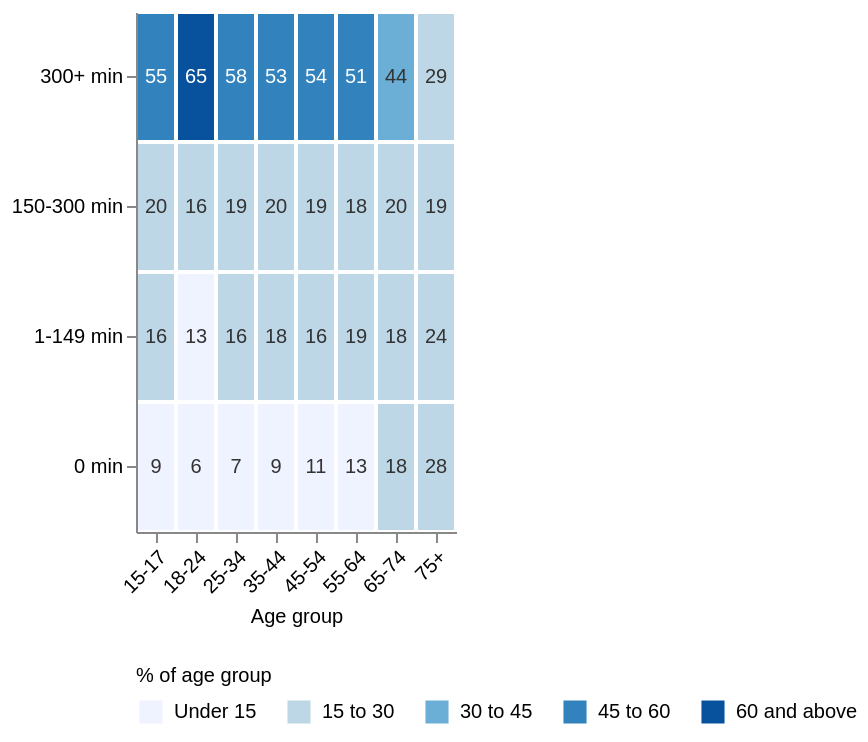

This figure's Vega-Lite source:
### Vega-Lite specification from a JSON file in a GitHub repository (floating-point values rounded to 4 significant figures)
{"$schema": "https://vega.github.io/schema/vega-lite/v5.json", "width": "container", "height": 260, "data": {"values": [{"age": "15-17", "minutes": "0 min", "pct": 8.8}, {"age": "15-17", "minutes": "1-149 min", "pct": 15.6}, {"age": "15-17", "minutes": "150-300 min", "pct": 20.3}, {"age": "15-17", "minutes": "300+ min", "pct": 54.8}, {"age": "18-24", "minutes": "0 min", "pct": 6.3}, {"age": "18-24", "minutes": "1-149 min", "pct": 12.9}, {"age": "18-24", "minutes": "150-300 min", "pct": 16.4}, {"age": "18-24", "minutes": "300+ min", "pct": 64.9}, {"age": "25-34", "minutes": "0 min", "pct": 7.4}, {"age": "25-34", "minutes": "1-149 min", "pct": 15.6}, {"age": "25-34", "minutes": "150-300 min", "pct": 19.2}, {"age": "25-34", "minutes": "300+ min", "pct": 57.5}, {"age": "35-44", "minutes": "0 min", "pct": 9.1}, {"age": "35-44", "minutes": "1-149 min", "pct": 17.9}, {"age": "35-44", "minutes": "150-300 min", "pct": 20.1}, {"age": "35-44", "minutes": "300+ min", "pct": 53.1}, {"age": "45-54", "minutes": "0 min", "pct": 10.5}, {"age": "45-54", "minutes": "1-149 min", "pct": 15.9}, {"age": "45-54", "minutes": "150-300 min", "pct": 19.2}, {"age": "45-54", "minutes": "300+ min", "pct": 54.2}, {"age": "55-64", "minutes": "0 min", "pct": 12.9}, {"age": "55-64", "minutes": "1-149 min", "pct": 18.5}, {"age": "55-64", "minutes": "150-300 min", "pct": 17.7}, {"age": "55-64", "minutes": "300+ min", "pct": 50.8}, {"age": "65-74", "minutes": "0 min", "pct": 17.8}, {"age": "65-74", "minutes": "1-149 min", "pct": 17.8}, {"age": "65-74", "minutes": "150-300 min", "pct": 20.0}, {"age": "65-74", "minutes": "300+ min", "pct": 44.3}, {"age": "75+", "minutes": "0 min", "pct": 28.2}, {"age": "75+", "minutes": "1-149 min", "pct": 24.3}, {"age": "75+", "minutes": "150-300 min", "pct": 19.0}, {"age": "75+", "minutes": "300+ min", "pct": 28.8}]}, "encoding": {"x": {"field": "age", "type": "ordinal", "title": "Age group", "axis": {"labelAngle": -45}}, "y": {"field": "minutes", "type": "ordinal", "title": null, "sort": ["300+ min", "150-300 min", "1-149 min", "0 min"]}}, "layer": [{"transform": [{"calculate": "datum.pct < 15 ? 'Under 15' : datum.pct < 30 ? '15 to 30' : datum.pct < 45 ? '30 to 45' : datum.pct < 60 ? '45 to 60' : '60 and above'", "as": "band"}], "mark": {"type": "rect", "stroke": "white", "strokeWidth": 2}, "encoding": {"color": {"field": "band", "type": "ordinal", "title": "% of age group", "legend": {"orient": "bottom", "direction": "horizontal", "symbolType": "square", "symbolSize": 170}, "scale": {"domain": ["Under 15", "15 to 30", "30 to 45", "45 to 60", "60 and above"], "range": ["#eff3ff", "#bdd7e7", "#6baed6", "#3182bd", "#08519c"]}}, "tooltip": [{"field": "age", "type": "nominal", "title": "Age group"}, {"field": "minutes", "type": "nominal", "title": "Activity last week"}, {"field": "pct", "type": "quantitative", "title": "% of age group", "format": ".1f"}]}}, {"mark": {"type": "text", "fontSize": 11}, "encoding": {"text": {"field": "pct", "type": "quantitative", "format": ".0f"}, "color": {"condition": {"test": "datum.pct >= 45", "value": "white"}, "value": "#333333"}}}], "config": {"font": "Source Sans 3, sans-serif"}}
